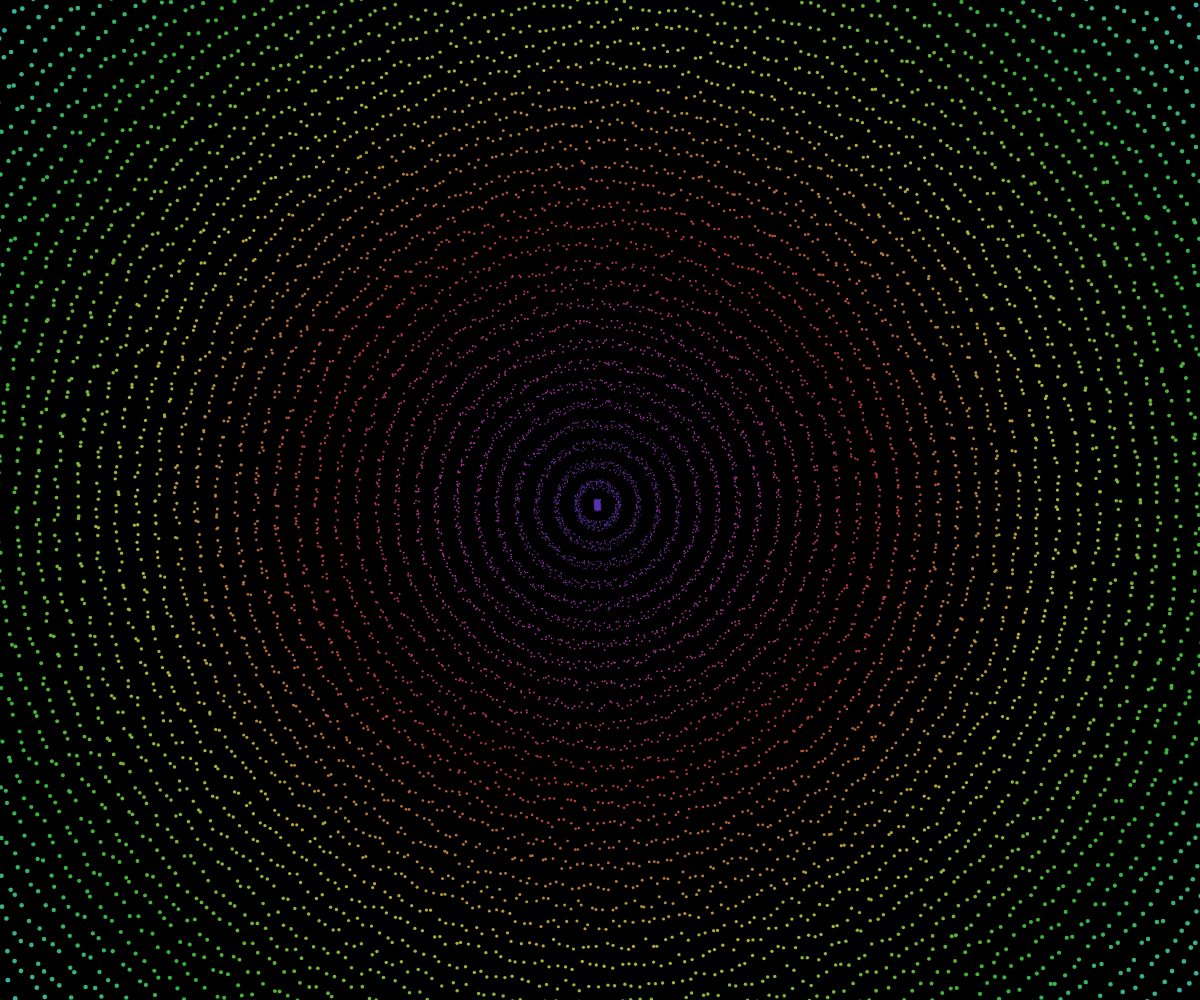
Frame 1 (no input)
Frame 60 (no input): identical to frame 1, image omitted
Frame 120 (the mouse pressed at the canvas centre since frame 60): identical to frame 1, image omitted

The p5.js sketch that drew this single still picture (run headless with seeded random() and noise() and a simulated clock; from frame 60 on, the mouse is pressed at the canvas centre):

// p5.js sketch
// ── sketch.js
let h, s, b, circleSize, ellipseSize;

function setup() {
    createCanvas(windowWidth, windowHeight);
    const CENTER = [windowWidth / 2, windowHeight / 2];
    angleMode(DEGREES);
    colorMode(HSB, 100);
    background(0);
    frameRate(24);
    h = random(100);
    s = 70;
    b = 70;
    circleSize = 1;
    ellipseSize = 1;
    for (let i = 0; i < 200; i++) {
  	    drawRing(circleSize);
        circleSize += 20;
        ellipseSize += 0.1;
        h = (h + 2) % 100;
    }
}

function draw() {
}

function drawRing(size) {
    const halfWidth = windowWidth / 2;
    const halfHeight = windowHeight / 2;
	  noStroke();
	  fill(h, s, b);
    for (let a = 0; a < 360; a++) {
        let x = size * sin(a) + halfWidth - random(5);
        let y = size * cos(a) + halfHeight + random(10);
        ellipse(x, y, ellipseSize);
    }
}
